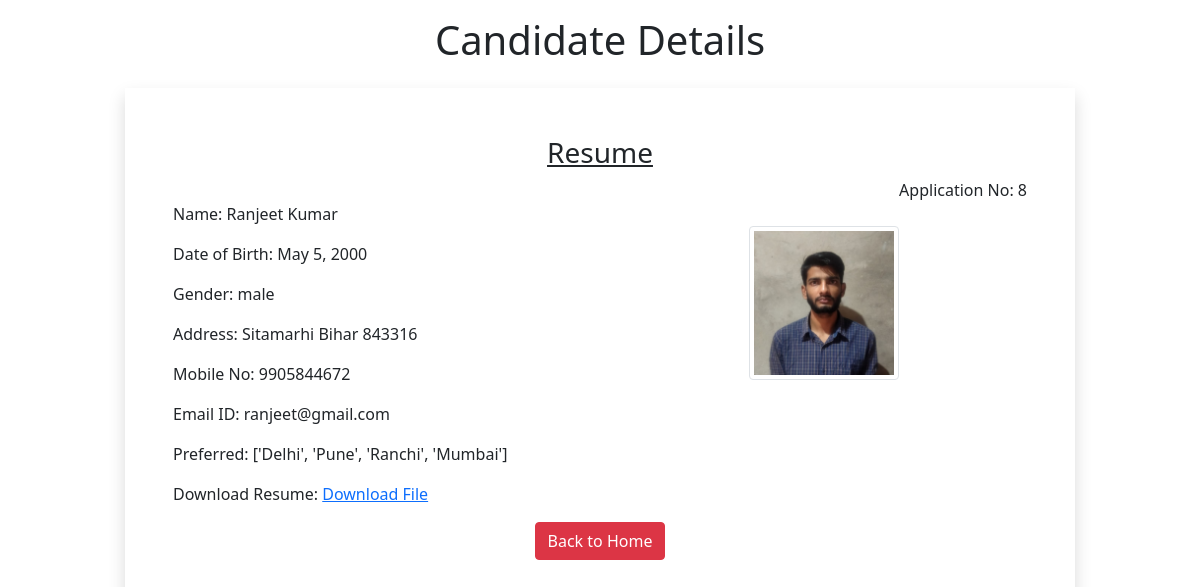
Page /8 on the committed database.
### myapp/models.py (models this page shows)
class Resume(models.Model):
    name=models.CharField(max_length=100)
    dob=models.DateField(auto_now=False,auto_now_add=False)
    gender=models.CharField(max_length=100)
    locality=models.CharField(max_length=100)
    city=models.CharField(max_length=100)
    pin=models.PositiveIntegerField()
    state=models.CharField(choices=state_choice,max_length=50)
    mobile=models.PositiveIntegerField()
    email=models.EmailField()
    job_city=models.CharField(max_length=100)
    profile_image=models.ImageField(upload_to="profileimg",blank=True)
    my_file=models.FileField(upload_to="doc",blank=True)

### myapp/views.py (the view)
# urls.py: path("<int:pk>",views.candidateView.as_view(),name="candidate")
class candidateView(View):
    def get(self,request,pk):
        candidate=Resume.objects.get(pk=pk)
        return render(request,"myapp/candidate.html",{'candidate':candidate})

### myapp/templates/myapp/candidate.html (shortened to what this page needs)
<!DOCTYPE html>
{% load static %}
<html lang="en">
<head>
    <link rel="stylesheet" href="{% static 'myapp/css/bootstrap.css' %}">
    <link rel="stylesheet" href="{% static 'myapp/css/style.css' %}">
</head>
<body>
    <div class="container">
        <h1 class="alrt-danger text-center p-3">Candidate Details</h1>
        <div class="row">
            <div class="col-sm-10 shadow p-5 offset-sm-1">
                <h3 class="text-center"><u>Resume</u></h3>
                <p class="float-end">Application No: {{candidate.id}}</p><br>
                <img src="{{candidate.profile_image.url}}" alt="" class="img-fluid img-thumbnail  float-end mt-4" width="150" height="150">
                <p>Name: {{candidate.name}}</p>
                <p>Date of Birth: {{candidate.dob}}</p>
                <p>Gender: {{candidate.gender}}</p>
                <p>Address: {{candidate.locality}} {{candidate.city}} {{candidate.state}} {{candidate.pin}}</p>
                <p>Mobile No: {{candidate.mobile}}</p>
                <p>Email ID: {{candidate.email}}</p>
                <p>Preferred: {{candidate.job_city}}</p>
                <p> Download Resume: <a href="{{candidate.my_file.url}}"> Download File</a></p>
                <div class="text-center">
                    <a href="/" class="btn btn-danger"> Back to Home</a>
                </div>
            </div>
        </div>
    </div>
</body>
</html>

### rows in the picture
Resume: id "8", profile_image (picture), name "Ranjeet Kumar", dob "May 5, 2000", gender "male", city "Sitamarhi", state "Bihar", pin "843316", mobile "9905844672", email "ranjeet@gmail.com", job_city "['Delhi', 'Pune', 'Ranchi', 'Mumbai']"
